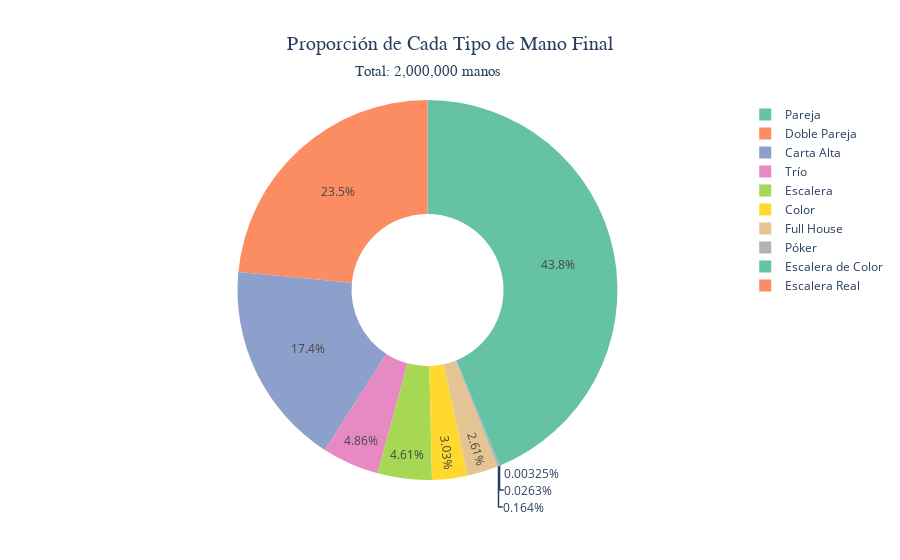

Source (notebook cell):
### Code cell
# Visualización en un gráfico de rosquilla
fig = px.pie(
    hand_type_distribution,
    names='Tipo de Mano',
    values='Proporción (%)',
    title='Proporción de Cada Tipo de Mano Final',
    hole=0.4,
    color='Tipo de Mano',
    color_discrete_sequence=px.colors.qualitative.Set2
)

# Diseño
fig.update_layout(
    title=dict(font=dict(size=20, family="Arial"), x=0.5),
    annotations=[
        dict(
            text=f"Total: {df.shape[0]:,} manos",
            x=0.5, y=1.1,
            font=dict(size=15, family="Arial"),
            showarrow=False
        )
    ]
)

fig.show()

### Figure 1 — Plotly figure (JSON) as saved in the notebook; plotly's stock layout.template omitted (floating-point values rounded to 4 significant figures)
{"data": [{"customdata": [["Pareja"], ["Doble Pareja"], ["Carta Alta"], ["Trío"], ["Escalera"], ["Color"], ["Full House"], ["Póker"], ["Escalera de Color"], ["Escalera Real"]], "domain": {"x": [0, 1], "y": [0, 1]}, "hole": 0.4, "hovertemplate": "Tipo de Mano=%{customdata[0]}<br>Proporción (%)=%{value}<extra></extra>", "labels": ["Pareja", "Doble Pareja", "Carta Alta", "Trío", "Escalera", "Color", "Full House", "Póker", "Escalera de Color", "Escalera Real"], "legendgroup": "", "marker": {"colors": ["rgb(102,194,165)", "rgb(252,141,98)", "rgb(141,160,203)", "rgb(231,138,195)", "rgb(166,216,84)", "rgb(255,217,47)", "rgb(229,196,148)", "rgb(179,179,179)", "rgb(102,194,165)", "rgb(252,141,98)"]}, "name": "", "showlegend": true, "type": "pie", "values": [43.79, 23.5, 17.42, 4.855, 4.606, 3.027, 2.609, 0.1636, 0.0263, 0.00325]}], "layout": {"annotations": [{"font": {"family": "Arial", "size": 15}, "showarrow": false, "text": "Total: 2,000,000 manos", "x": 0.5, "y": 1.1}], "legend": {"tracegroupgap": 0}, "piecolorway": ["rgb(102,194,165)", "rgb(252,141,98)", "rgb(141,160,203)", "rgb(231,138,195)", "rgb(166,216,84)", "rgb(255,217,47)", "rgb(229,196,148)", "rgb(179,179,179)"], "title": {"font": {"family": "Arial", "size": 20}, "text": "Proporción de Cada Tipo de Mano Final", "x": 0.5}}}
